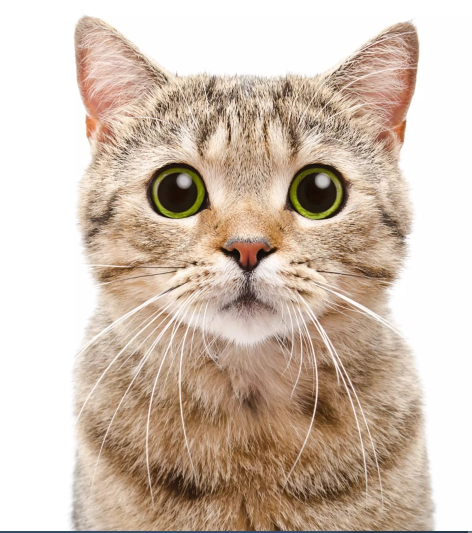
#> input picture cat.jpg, 944 x 1066 px (shown at 1/2 size)
$ python Edge.py
#> lines starting #> are read from the running program, lines starting #| are printed output that depends on the picture; after the words box and inside, x2 and y2 are one past the last pixel; in counts of white or black regions, pixels touching at a corner belong together
import imageio as iio
import matplotlib.pyplot as plt
import cv2
import numpy as np

# Read image
img = cv2.imread("cat.jpg")
#> img is the input picture: shape (1066, 944, 3); mean B, G, R 177.3, 191.9, 209
# Convert to grayscale
gray = cv2.cvtColor(img, cv2.COLOR_BGR2GRAY)
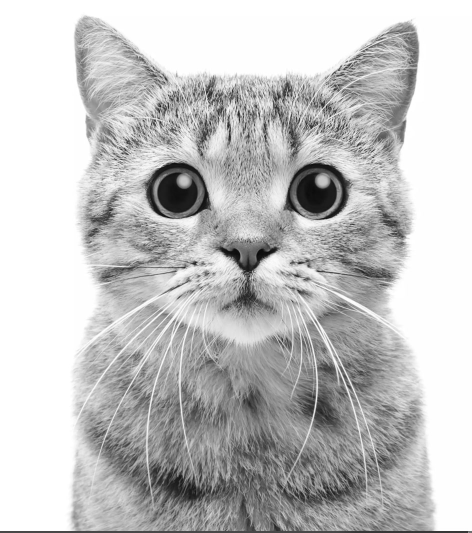
#> gray: shape (1066, 944) (shown at 1/2 size); min 7, max 255, mean 195.4
# Threshold greyscale image to binary
_, thres = cv2.threshold(gray, 253, 255, cv2.THRESH_BINARY_INV)
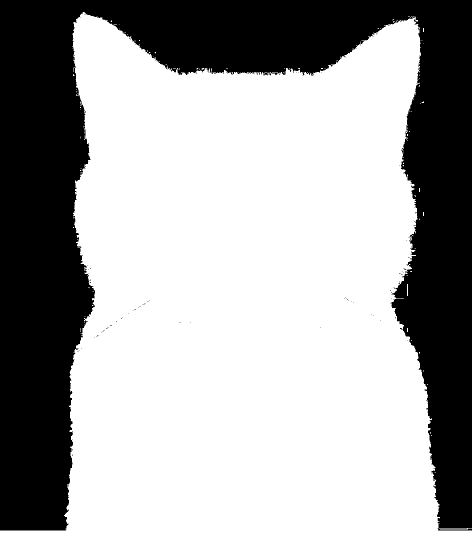
#> thres: shape (1066, 944) (shown at 1/2 size); 64.9% white; 90 black regions (89 under 20 px), largest, box (x1, y1, x2, y2) and area: (0, 0, 944, 1061) 352919

# Square image kernel used for erosion
kernel = np.ones((5,5), np.uint8)
# Open - meaning to erode and dilate (gets rid of the fuzzy outlines)
thres_open = cv2.morphologyEx(thres, cv2.MORPH_OPEN, kernel)
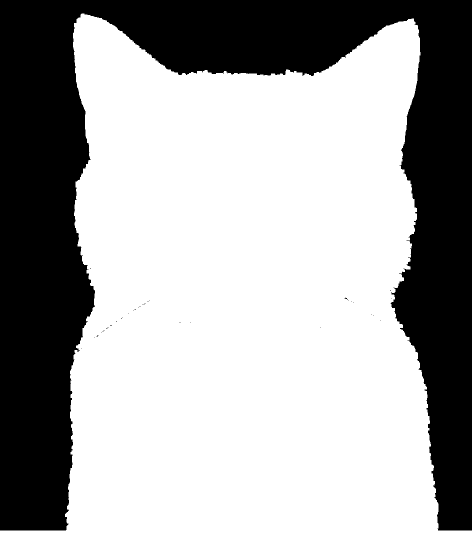
#> thres_open: shape (1066, 944) (shown at 1/2 size); 64.6% white; 34 black regions (33 under 20 px), largest, box (x1, y1, x2, y2) and area: (0, 0, 944, 1061) 355846
# Close - meaning to get rid of irregularities within shape - e.g. whiskers
thres_close = cv2.morphologyEx(thres_open, cv2.MORPH_CLOSE, kernel)
#> thres_close: shape (1066, 944); 64.7% white; 1 black region, box (x1, y1, x2, y2) and area: (0, 0, 944, 1061) 355449

# 1st method - Edge detection
edges = cv2.Canny(thres_close, 200, 300)
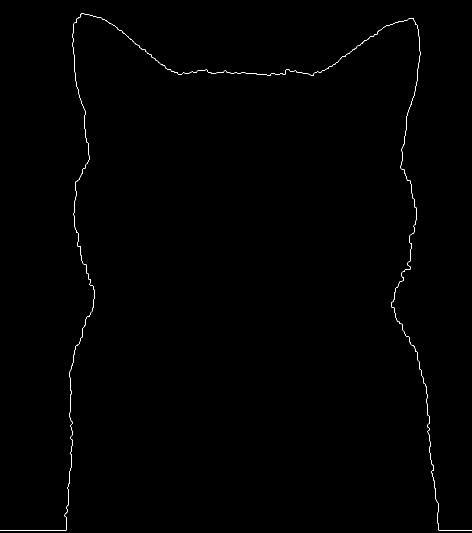
#> edges: shape (1066, 944) (shown at 1/2 size); 0.32% white in thin lines or dots
# 2nd method - Contours
contours, _ = cv2.findContours(thres_close, cv2.RETR_TREE, cv2.CHAIN_APPROX_SIMPLE)
#> contours = 1 contour; box (x1, y1, x2, y2) and area: (0, 27, 944, 1066) 648742
contoured_image = cv2.drawContours(np.ones(gray.shape), contours, -1, (255, 0, 0), thickness=4)
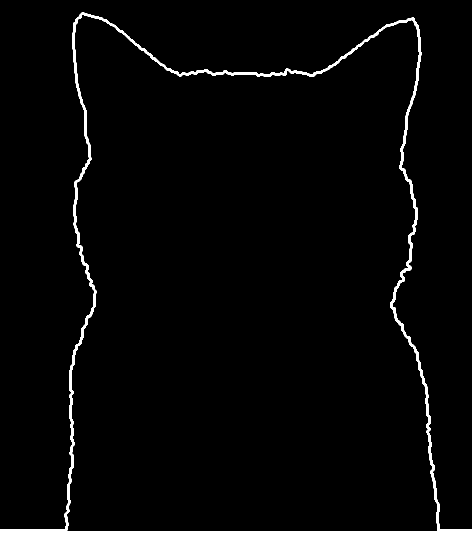
#> contoured_image: shape (1066, 944) float64 (shown at 1/2 size); values 1 (black) and 255 (white), 1.8% white; 1 white region, box (x1, y1, x2, y2) and area: (0, 25, 944, 1066) 18481

# Plots
plt.subplot(231)
plt.imshow(gray, cmap="gray")
plt.title('Greyscale'), plt.xticks([]), plt.yticks([])

plt.subplot(232)
plt.imshow(thres, cmap="gray")
plt.title('Thresholded'), plt.xticks([]), plt.yticks([])

plt.subplot(233)
plt.imshow(thres_open, cmap="gray")
plt.title('Thresholded and "opened"'), plt.xticks([]), plt.yticks([])

plt.subplot(234)
plt.imshow(thres_close, cmap="gray")
plt.title('Thresholded and "closed"'), plt.xticks([]), plt.yticks([])

plt.subplot(235)
plt.imshow(edges, cmap="gray")
plt.title('Canny'), plt.xticks([]), plt.yticks([])

plt.subplot(236)
plt.imshow(contoured_image, cmap="gray")
plt.title('Contour'), plt.xticks([]), plt.yticks([])

plt.show()
